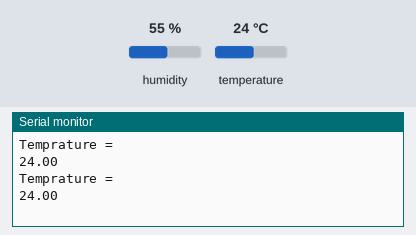
A sketch run on a simulated Arduino Uno, built with avr-gcc and run on an emulated ATmega328P. Shown: the last lines printed to the serial monitor. The inputs (shaded band) are chosen by the test bench; at power-on: temperature 24 °C, humidity 55 %.

Above: at 2.8 s.
2.9 s: temperature set to 12 °C
At 5.1 s:
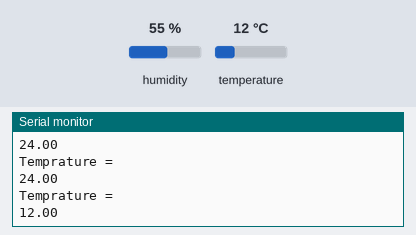
5.6 s: temperature set to 19 °C
At 7.5 s:
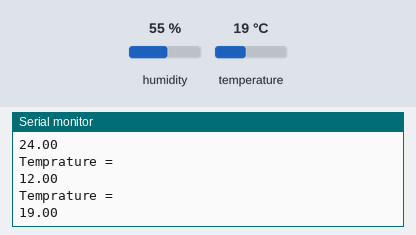
Timing chart, 0 to 9.0 s (numbered marks = the images above; inputs shaded):
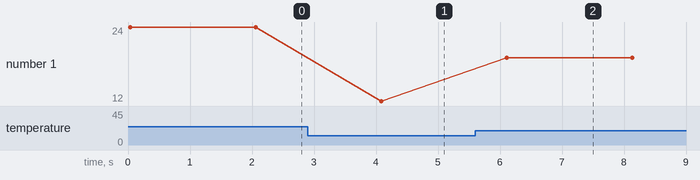

Measured:
- after the input at 2.9 s, the serial monitor: prints a new line after 1.2 s (image 1)
- after the input at 5.6 s, the serial monitor: prints a new line after 0.51 s (image 2)
- plotted number 1: 24 → 12 after the input at 2.9 s, 12 → 19 after the input at 5.6 s

The sketch:

Code_1.ino
```cpp
#include "DHT.h"
#define DHTTYPE DHT11
#define DHTPIN A0
DHT dht(DHTPIN, DHTTYPE);
void setup() {
dht.begin();
Serial.begin(9600);
}

void loop() {
float cel = dht.readTemperature();
Serial.println("Temprature = ");
Serial.println(cel);
delay(2000);
}
```
